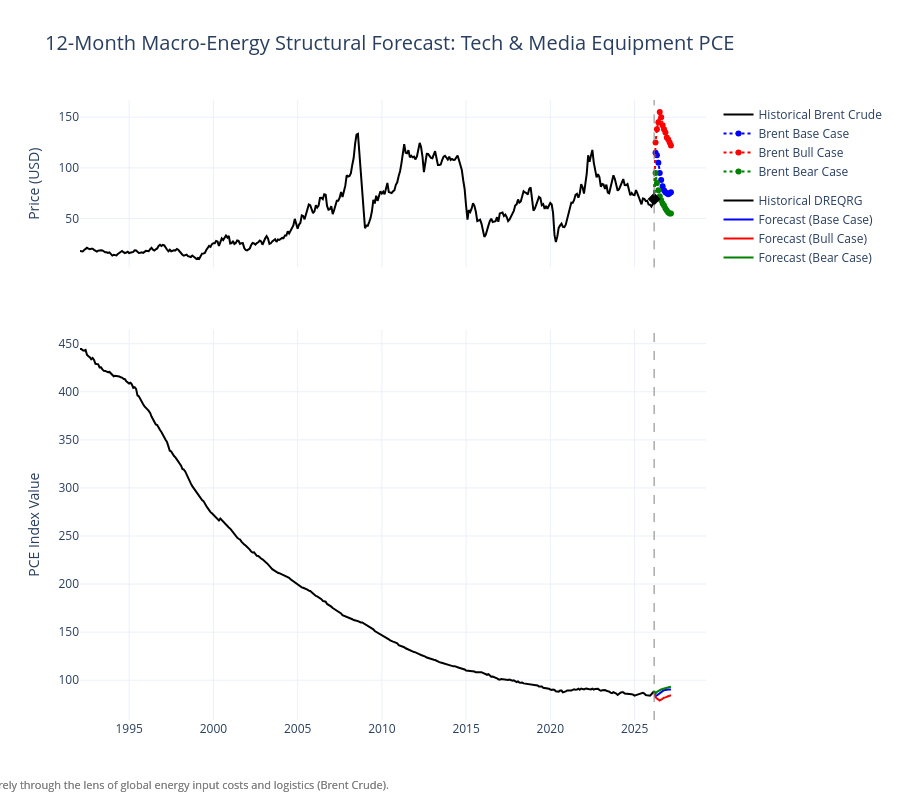

Notebook code cell kept with this figure:
### Code cell
# ==========================================
# Cell 10: The Dashboard Visualization
# ==========================================

print("Phase 4 - Part 2: Rendering Final Dashboard...")

# Initialize the Plotly figure with 2 subplots (Top: Brent Crude, Bottom: PCE Forecast)
fig = make_subplots(
    rows=2, cols=1, 
    shared_xaxes=True,
    vertical_spacing=0.1,
    subplot_titles=("Brent Crude Assumptions (USD/bbl)", "DREQRG PCE Index Forecast (Tech & Media Equipment)"),
    row_heights=[0.3, 0.7]
)

last_hist_date = df_master['Date'].max()

# ---------------------------------------------------------
# Top Panel: Brent Crude Scenarios & History
# ---------------------------------------------------------

# Plot Historical Brent Crude Data
fig.add_trace(go.Scatter(
    x=df_master['Date'], 
    y=df_master['Brent_Crude_Price'],
    mode='lines',
    name="Historical Brent Crude",
    line=dict(color='black', width=2),
    legendgroup="Brent"
), row=1, col=1)


# We need to prepend the last historical Brent price to make the forecast lines connect
last_brent_val = df_master['Brent_Crude_Price'].iloc[-1]

for case_name in ['Base Case', 'Bull Case', 'Bear Case']:
    # Add the current month's known price to the front of the scenario array for plotting
    plot_brent_y = np.insert(brent_scenarios[case_name][1:], 0, last_brent_val)
    
    # Determine color based on scenario
    color = 'blue' if case_name == 'Base Case' else ('red' if case_name == 'Bull Case' else 'green')
    
    fig.add_trace(go.Scatter(
        x=df_forecasts_plot['Date'], 
        y=plot_brent_y,
        mode='lines+markers',
        name=f"Brent {case_name}",
        line=dict(color=color, dash='dot'),
        legendgroup="Brent"
    ), row=1, col=1)

# Add a marker for the "Present Day" anchor point
fig.add_trace(go.Scatter(
    x=[last_hist_date], y=[last_brent_val],
    mode='markers', marker=dict(color='black', size=10, symbol='diamond'),
    name="Current Price Anchor", showlegend=False
), row=1, col=1)


# ---------------------------------------------------------
# Bottom Panel: Historical & Forecasted PCE Index
# ---------------------------------------------------------

# Plot Historical DREQRG Data 
fig.add_trace(go.Scatter(
    x=df_master['Date'], 
    y=df_master['PCE_Index'],
    mode='lines',
    name="Historical DREQRG",
    line=dict(color='black', width=2),
    legendgroup="PCE"
), row=2, col=1)

# Plot Forecasts
colors = {'Base Case': 'blue', 'Bull Case': 'red', 'Bear Case': 'green'}
for case_name in ['Base Case', 'Bull Case', 'Bear Case']:
    fig.add_trace(go.Scatter(
        x=df_forecasts_plot['Date'], 
        y=df_forecasts_plot[case_name],
        mode='lines',
        name=f"Forecast ({case_name})",
        line=dict(color=colors[case_name], width=2),
        legendgroup="PCE"
    ), row=2, col=1)


# ---------------------------------------------------------
# Layout & Formatting
# ---------------------------------------------------------

# Add a vertical line to explicitly denote where history ends and forecasting begins
for r in [1, 2]:
    fig.add_vline(x=last_hist_date, line_width=1, line_dash="dash", line_color="gray", row=r, col=1)

# Format the axes and add the required edge-case disclaimer
fig.update_layout(
    height=800,
    title_text="12-Month Macro-Energy Structural Forecast: Tech & Media Equipment PCE",
    title_font_size=20,
    hovermode="x unified",
    template="plotly_white",
    annotations=[
        dict(
            x=0, y=-0.12, xref='paper', yref='paper',
            text="<b>Note:</b> This forecast models tech elasticity purely through the lens of global energy input costs and logistics (Brent Crude).",
            showarrow=False, font=dict(size=11, color="gray"), align="left"
        )
    ]
)

# Update Y-axes labels
fig.update_yaxes(title_text="Price (USD)", row=1, col=1)
fig.update_yaxes(title_text="PCE Index Value", row=2, col=1)

fig.show()

print("\nPipeline Execution Complete.")

### Figure 1 — Plotly figure (JSON) as saved in the notebook; plotly's stock layout.template omitted (floating-point values rounded to 4 significant figures; data arrays with more than 128 entries replaced by an {"elided": "..."} marker saying what was removed)
{"data": [{"legendgroup": "Brent", "line": {"color": "black", "width": 2}, "mode": "lines", "name": "Historical Brent Crude", "type": "scatter", "x": {"elided": "410 str values"}, "xaxis": "x", "y": {"elided": "410 float values"}, "yaxis": "y"}, {"legendgroup": "Brent", "line": {"color": "blue", "dash": "dot"}, "mode": "lines+markers", "name": "Brent Base Case", "type": "scatter", "x": ["2026-02-28T00:00:00.000000", "2026-03-31T00:00:00.000000", "2026-04-30T00:00:00.000000", "2026-05-31T00:00:00.000000", "2026-06-30T00:00:00.000000", "2026-07-31T00:00:00.000000", "2026-08-31T00:00:00.000000", "2026-09-30T00:00:00.000000", "2026-10-31T00:00:00.000000", "2026-11-30T00:00:00.000000", "2026-12-31T00:00:00.000000", "2027-01-31T00:00:00.000000", "2027-02-28T00:00:00.000000"], "xaxis": "x", "y": [69.41, 115.0, 112.5, 105.0, 95.0, 88.0, 82.0, 78.0, 76.0, 75.0, 74.0, 75.0, 76.0], "yaxis": "y"}, {"legendgroup": "Brent", "line": {"color": "red", "dash": "dot"}, "mode": "lines+markers", "name": "Brent Bull Case", "type": "scatter", "x": ["2026-02-28T00:00:00.000000", "2026-03-31T00:00:00.000000", "2026-04-30T00:00:00.000000", "2026-05-31T00:00:00.000000", "2026-06-30T00:00:00.000000", "2026-07-31T00:00:00.000000", "2026-08-31T00:00:00.000000", "2026-09-30T00:00:00.000000", "2026-10-31T00:00:00.000000", "2026-11-30T00:00:00.000000", "2026-12-31T00:00:00.000000", "2027-01-31T00:00:00.000000", "2027-02-28T00:00:00.000000"], "xaxis": "x", "y": [69.41, 125.0, 138.0, 145.0, 155.0, 150.0, 142.0, 138.0, 135.0, 130.0, 128.0, 125.0, 122.0], "yaxis": "y"}, {"legendgroup": "Brent", "line": {"color": "green", "dash": "dot"}, "mode": "lines+markers", "name": "Brent Bear Case", "type": "scatter", "x": ["2026-02-28T00:00:00.000000", "2026-03-31T00:00:00.000000", "2026-04-30T00:00:00.000000", "2026-05-31T00:00:00.000000", "2026-06-30T00:00:00.000000", "2026-07-31T00:00:00.000000", "2026-08-31T00:00:00.000000", "2026-09-30T00:00:00.000000", "2026-10-31T00:00:00.000000", "2026-11-30T00:00:00.000000", "2026-12-31T00:00:00.000000", "2027-01-31T00:00:00.000000", "2027-02-28T00:00:00.000000"], "xaxis": "x", "y": [69.41, 95.0, 85.0, 78.0, 72.0, 68.0, 65.0, 63.0, 60.0, 58.0, 56.0, 55.0, 55.0], "yaxis": "y"}, {"marker": {"color": "black", "size": 10, "symbol": "diamond"}, "mode": "markers", "name": "Current Price Anchor", "showlegend": false, "type": "scatter", "x": ["2026-02-28T00:00:00"], "xaxis": "x", "y": [69.41], "yaxis": "y"}, {"legendgroup": "PCE", "line": {"color": "black", "width": 2}, "mode": "lines", "name": "Historical DREQRG", "type": "scatter", "x": {"elided": "410 str values"}, "xaxis": "x2", "y": {"elided": "410 float values"}, "yaxis": "y2"}, {"legendgroup": "PCE", "line": {"color": "blue", "width": 2}, "mode": "lines", "name": "Forecast (Base Case)", "type": "scatter", "x": ["2026-02-28T00:00:00.000000", "2026-03-31T00:00:00.000000", "2026-04-30T00:00:00.000000", "2026-05-31T00:00:00.000000", "2026-06-30T00:00:00.000000", "2026-07-31T00:00:00.000000", "2026-08-31T00:00:00.000000", "2026-09-30T00:00:00.000000", "2026-10-31T00:00:00.000000", "2026-11-30T00:00:00.000000", "2026-12-31T00:00:00.000000", "2027-01-31T00:00:00.000000", "2027-02-28T00:00:00.000000"], "xaxis": "x2", "y": [88.68, 83.58, 84.26, 85.48, 86.7, 87.71, 88.69, 89.51, 89.8, 90.24, 90.34, 90.32, 90.43], "yaxis": "y2"}, {"legendgroup": "PCE", "line": {"color": "red", "width": 2}, "mode": "lines", "name": "Forecast (Bull Case)", "type": "scatter", "x": ["2026-02-28T00:00:00.000000", "2026-03-31T00:00:00.000000", "2026-04-30T00:00:00.000000", "2026-05-31T00:00:00.000000", "2026-06-30T00:00:00.000000", "2026-07-31T00:00:00.000000", "2026-08-31T00:00:00.000000", "2026-09-30T00:00:00.000000", "2026-10-31T00:00:00.000000", "2026-11-30T00:00:00.000000", "2026-12-31T00:00:00.000000", "2027-01-31T00:00:00.000000", "2027-02-28T00:00:00.000000"], "xaxis": "x2", "y": [88.68, 82.28, 80.95, 80.29, 78.91, 79.67, 80.91, 81.73, 82.14, 83.1, 83.33, 83.83, 84.46], "yaxis": "y2"}, {"legendgroup": "PCE", "line": {"color": "green", "width": 2}, "mode": "lines", "name": "Forecast (Bear Case)", "type": "scatter", "x": ["2026-02-28T00:00:00.000000", "2026-03-31T00:00:00.000000", "2026-04-30T00:00:00.000000", "2026-05-31T00:00:00.000000", "2026-06-30T00:00:00.000000", "2026-07-31T00:00:00.000000", "2026-08-31T00:00:00.000000", "2026-09-30T00:00:00.000000", "2026-10-31T00:00:00.000000", "2026-11-30T00:00:00.000000", "2026-12-31T00:00:00.000000", "2027-01-31T00:00:00.000000", "2027-02-28T00:00:00.000000"], "xaxis": "x2", "y": [88.68, 86.17, 87.83, 88.98, 89.68, 90.3, 90.9, 91.46, 91.87, 92.44, 92.67, 92.91, 93.15], "yaxis": "y2"}], "layout": {"annotations": [{"align": "left", "font": {"color": "gray", "size": 11}, "showarrow": false, "text": "<b>Note:</b> This forecast models tech elasticity purely through the lens of global energy input costs and logistics (Brent Crude).", "x": 0, "xanchor": "center", "xref": "paper", "y": -0.12, "yanchor": "bottom", "yref": "paper"}, {"align": "left", "font": {"color": "gray", "size": 11}, "showarrow": false, "text": "<b>Note:</b> This forecast models tech elasticity purely through the lens of global energy input costs and logistics (Brent Crude).", "x": 0, "xanchor": "center", "xref": "paper", "y": -0.12, "yanchor": "bottom", "yref": "paper"}], "height": 800, "hovermode": "x unified", "shapes": [{"line": {"color": "gray", "dash": "dash", "width": 1}, "type": "line", "x0": "2026-02-28T00:00:00", "x1": "2026-02-28T00:00:00", "xref": "x", "y0": 0, "y1": 1, "yref": "y domain"}, {"line": {"color": "gray", "dash": "dash", "width": 1}, "type": "line", "x0": "2026-02-28T00:00:00", "x1": "2026-02-28T00:00:00", "xref": "x2", "y0": 0, "y1": 1, "yref": "y2 domain"}], "title": {"font": {"size": 20}, "text": "12-Month Macro-Energy Structural Forecast: Tech & Media Equipment PCE"}, "xaxis": {"anchor": "y", "domain": [0, 1], "matches": "x2", "showticklabels": false}, "xaxis2": {"anchor": "y2", "domain": [0, 1]}, "yaxis": {"anchor": "x", "domain": [0.73, 1], "title": {"text": "Price (USD)"}}, "yaxis2": {"anchor": "x2", "domain": [0, 0.63], "title": {"text": "PCE Index Value"}}}}
